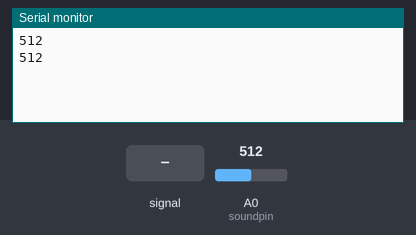
Simulated run of this sketch. Board: Arduino Uno, built with avr-gcc and run on an emulated ATmega328P. Parts: the last lines printed to the serial monitor. The inputs (shaded band) are chosen by the test bench; at power-on: A0 (soundpin) = 512.

Above: at 1.8 s.
1.9 s: A0 (soundpin) fed a 200 Hz sine of ±81 counts around its level
At 2.5 s:
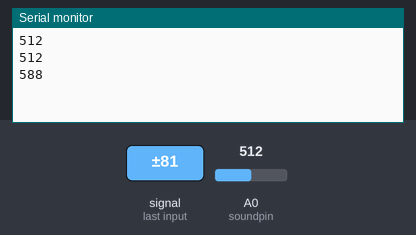
3.4 s: A0 (soundpin) set to 716
At 4.7 s:
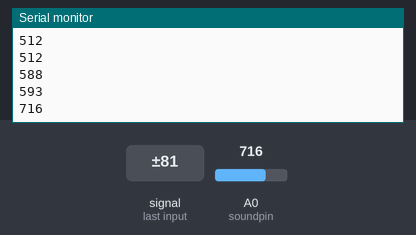
4.9 s: A0 (soundpin) fed a 1000 Hz sine of ±255 counts around its level
At 5.8 s:
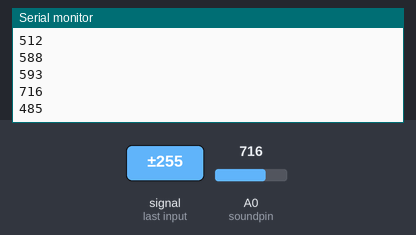
6.4 s: A0 (soundpin) set to 900
At 7.6 s:
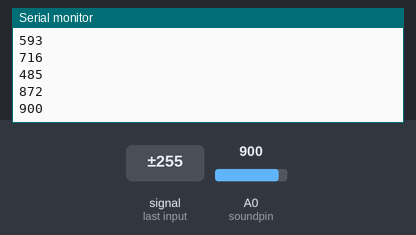
Timing chart, 0 to 8.9 s (numbered marks = the images above; inputs shaded):
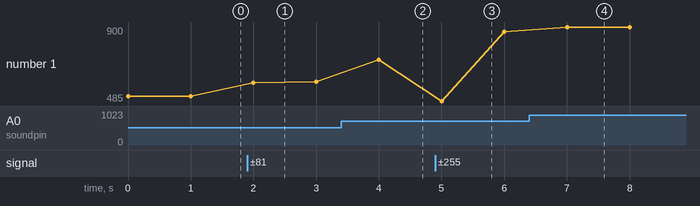

Measured:
- after the input at 1.9 s, the serial monitor: prints a new line after 0.10 s (image 1)
- after the input at 3.4 s, the serial monitor: prints a new line after 0.60 s (image 2)
- after the input at 4.9 s, the serial monitor: prints a new line after 0.10 s (image 3)
- after the input at 6.4 s, the serial monitor: prints a new line after 0.60 s (image 4)
- plotted number 1: 512 → 593 after the input at 1.9 s, 593 → 716 after the input at 3.4 s, 716 → 872 after the input at 4.9 s, 872 → 900 after the input at 6.4 s

The sketch:

SoundSensor.ino
```cpp
const int soundpin=A0;
const int threshold=200; // sets threshold value for sound sensor

void setup() {
  Serial.begin(9600);
  pinMode(soundpin,INPUT);
}

void loop() {
  int soundsens=analogRead(soundpin); // reads analog data from sound sensor
  Serial.println(soundsens);
  delay(1000);
}
```
